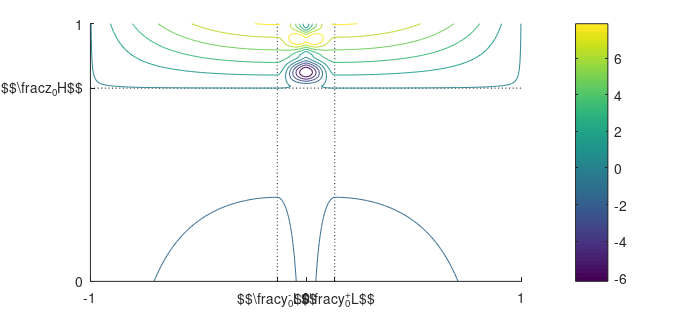
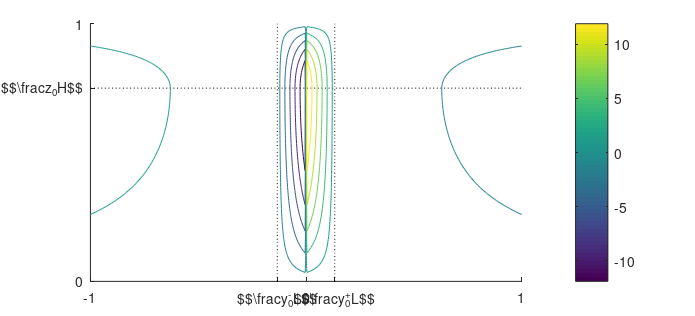
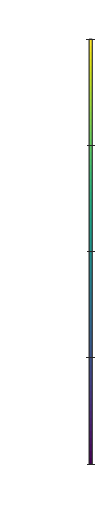

Reproduce these figures in MATLAB, in order.
function displaySpeed2box
%UNTITLED2 Summary of this function goes here
%   Detailed explanation goes here
textwidth = 16.06;
close all;

H = 1;
L = 1;
PSI = 1;

% y0 = 11/12;
% z0 = 3.5/4;
y0 = 13/15;
z0 = .75;

ytick = [-1 -1+y0 0 1-y0 1];
ztick = [0 z0 1];
yticklab = {'-1','$$\frac{y^-_0}{L}$$','0','$$\frac{y^+_0}{L}$$','1'};
zticklab = {'0','$$\frac{z_0}{H}$$','1'};

yl = linspace(-1,0,240);
yu = linspace(0,1,240);
y = linspace(-1,1,240);
z = linspace(0,1,100);
[YL,~] = meshgrid(yl,z);
[YU,~] = meshgrid(yu,z);
[Y,Z] = meshgrid(y,z);
V = v2box(Y,Z,y0,z0,PSI,L,H);
VL = v2box(YL,Z,y0,z0,PSI,L,H);
VU = v2box(YU,Z,y0,z0,PSI,L,H);
W = w2box(Y,Z,y0,z0,PSI,L,H);

figure('units','centimeters','position',[10 10 1.1*textwidth .5*textwidth]);
set(gcf,'PaperPositionMode','auto')
% set(gcf,'Resize','off')
set(gca,'xtick',ytick,'XTickLabel',yticklab)
set(gca,'ytick',ztick,'YTickLabel',zticklab)
hold on
plot(y,z0*ones(size(y)),':k');
plot((y0-1)*ones(size(z)),z,':k');
plot((1-y0)*ones(size(z)),z,':k');
contour(Y,Z,V);
colorbar

% contour(YU,Z,VU);
% contour(YL,Z,VL);
% contour(YU,Z,VU,1:2,'ShowText','on','LabelSpacing',150);
% contour(YU,Z,VU,[0 0],'ShowText','on','LabelSpacing',150);
% contour(YU,Z,VU, [-2 -2],'ShowText','on','LabelSpacing',90);
% contour(YU,Z,VU, [-4 -4],'ShowText','on','LabelSpacing',70);
% contour(YU,Z,VU, [-6 -6]);
% contour(YU,Z,VU, [-8 -8],'ShowText','on','LabelSpacing',1000);
% contour(YU,Z,VU, [-10 -12]);
% contour(YU,Z,VU, [-14 -14],'ShowText','on','LabelSpacing',1000);
% contour(YL,Z,VL,-2:-1,'ShowText','on','LabelSpacing',150);
% contour(YL,Z,VL,[0 0],'ShowText','on','LabelSpacing',150);
% contour(YL,Z,VL, [2 2],'ShowText','on','LabelSpacing',90);
% contour(YL,Z,VL, [4 4],'ShowText','on','LabelSpacing',70);
% contour(YL,Z,VL, [6 6]);
% contour(YL,Z,VL, [8 8],'ShowText','on','LabelSpacing',1000);
% contour(YL,Z,VL, [10 12]);
% contour(YL,Z,VL, [14 14],'ShowText','on','LabelSpacing',1000);
% caxis([-10 10])
% % colorbar
% xlabel('$$y/L$$');
% ylabel('$$z/H$$');

figure('units','centimeters','position',[10 10 1.1*textwidth .5*textwidth]);
set(gcf,'PaperPositionMode','auto')
% set(gcf,'Resize','off')
set(gca,'xtick',ytick,'XTickLabel',yticklab)
set(gca,'ytick',ztick,'YTickLabel',zticklab)
hold on
plot(y,z0*ones(size(y)),':k');
plot((y0-1)*ones(size(z)),z,':k');
plot((1-y0)*ones(size(z)),z,':k');
contour(Y,Z,W)
colorbar
% contour(Y,Z,W,-18:4:-2);
% contour(Y,Z,W,[-20 -20],'ShowText','on','LabelSpacing',1000);
% contour(Y,Z,W,[-10 -10],'ShowText','on','LabelSpacing',150);
% contour(Y,Z,W,[-4 -4],'ShowText','on','LabelSpacing',150);
% contour(Y,Z,W, 0:2,'ShowText','on','LabelSpacing',150);
% % contour(YU,Z,WU,-18:4:-2);
% % contour(YU,Z,WU,[-20 -20],'ShowText','on','LabelSpacing',1000);
% % contour(YU,Z,WU,[-10 -10],'ShowText','on','LabelSpacing',85.5);
% % contour(YU,Z,WU,[-4 -4],'ShowText','on','LabelSpacing',130);
% % contour(YU,Z,WU, 0:2,'ShowText','on','LabelSpacing',1000);
% caxis([-10 10])
% % colorbar
% xlabel('$$y/L$$');
% ylabel('$$z/H$$');

figure('units','centimeters','position',[10 10 .1*textwidth .5*textwidth]);
set(gcf,'PaperPositionMode','auto')
caxis([-10 10])
colorbar
axis off
end

function V2box = v2box(y,z,y0,z0,PSI,L,H)
    yl = y < 0;
    yu = y > 0;
    y0m = y0-L;
    y0p = L-y0;
    zstar = .75*H;
    bforcing = (y <= y0p) & (y >= y0m) & (z >= zstar) & (z <= H);
    V2box = yl.*v(y+L,z,y0,z0,PSI,L,H)+yu.*v(y,z,L-y0,z0,PSI,L,H)...
        + 2*bforcing.*fy(y,y0m,y0p).*fz(z,zstar,H);
end

function V = v(y,z,y0,z0,PSI,L,H)
    byl = y < y0;
    byu = y > y0;
    by = y == y0;
    bzl = z < z0;
    bzu = z > z0;
    V = PSI*(-byl.*bzl.*phi(y,y0).*dphi(z,z0)...
        + byl.*bzu.*phi(y,y0).*dphi(H-z,H-z0)...
        + byu.*bzu.*phi(L-y,L-y0).*dphi(H-z,H-z0)...
        - byu.*bzl.*phi(L-y,L-y0).*dphi(z,z0)...
        - by.*bzl.*dphi(z,z0)...
        + by.*bzu.*dphi(H-z,H-z0));
end

function W2box = w2box(y,z,y0,z0,PSI,L,H)
    yl = y < 0;
    yu = y > 0;
    W2box = yl.*w(y+L,z,y0,z0,PSI,L,H) + yu.*w(y,z,L-y0,z0,PSI,L,H);
end

function W = w(y,z,y0,z0,PSI,L,H)
    byl = y < y0;
    byu = y > y0;
    bzl = z < z0;
    bzu = z > z0;
    bz = z == z0;
    W = PSI*(byl.*bzl.*dphi(y,y0).*phi(z,z0)...
        + byl.*bzu.*dphi(y,y0).*phi(H-z,H-z0)...
        - byu.*bzu.*dphi(L-y,L-y0).*phi(H-z,H-z0)...
        - byu.*bzl.*dphi(L-y,L-y0).*phi(z,z0)...
        + byl.*bz.*dphi(y,y0)...
        - byu.*bz.*dphi(L-y,L-y0));
end

function PHI = phi(x,x0)
    PHI = x.*(2.*x0-x)./(x0.^2);
end

function dPHI = dphi(x,x0)
    dPHI = 2.*(x0-x)./(x0.^2);
end

% function FY = fy(y,y0m,y0p)
%     FY = -(y-y0m).*(y-y0p);
% end
% 
% function FZ = fz(z,zstar,H)
%     FZ = sin((2*pi/(H-zstar)).*(z-zstar)+pi);
% end

function FY = fy(y,y0m,y0p)
    FY = sin((2*pi/(y0p-y0m)).*(y-y0m)+1.5*pi) + 1;
end

function FZ = fz(z,zstar,H)
zm = (zstar+H)/2;
dz = (H-zstar)/2;
bzp = z >= zm;
bzm = z < zm;

FZ = -bzm.*(sin((2*pi/dz).*(z-zstar)+1.5*pi)+1)...
    + bzp.*(sin((2*pi/dz).*(z-zm)+1.5*pi)+1);
end
